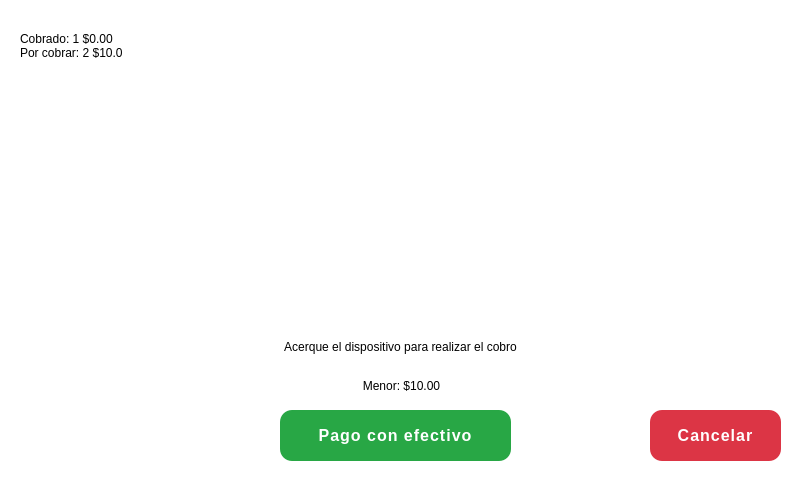
<?xml version="1.0" encoding="UTF-8"?>
<ui version="4.0">
 <class>MainWindow</class>
 <widget class="QMainWindow" name="MainWindow">
  <property name="geometry">
   <rect>
    <x>0</x>
    <y>0</y>
    <width>800</width>
    <height>480</height>
   </rect>
  </property>
  <property name="windowTitle">
   <string>MainWindow</string>
  </property>
  <widget class="QWidget" name="centralwidget">
   <widget class="QLabel" name="label">
    <property name="geometry">
     <rect>
      <x>0</x>
      <y>0</y>
      <width>801</width>
      <height>481</height>
     </rect>
    </property>
    <property name="styleSheet">
     <string notr="true">background-color: rgb(255, 255, 255);</string>
    </property>
    <property name="text">
     <string/>
    </property>
   </widget>
   <widget class="QLabel" name="label_icon">
    <property name="geometry">
     <rect>
      <x>250</x>
      <y>51</y>
      <width>261</width>
      <height>261</height>
     </rect>
    </property>
    <property name="text">
     <string/>
    </property>
    <property name="pixmap">
     <pixmap>../Imagenes/sin-contacto (2).png</pixmap>
    </property>
    <property name="scaledContents">
     <bool>true</bool>
    </property>
   </widget>
   <widget class="QLabel" name="label_3">
    <property name="geometry">
     <rect>
      <x>20</x>
      <y>321</y>
      <width>761</width>
      <height>51</height>
     </rect>
    </property>
    <property name="styleSheet">
     <string notr="true">font: 75 16pt &quot;Roboto&quot;;</string>
    </property>
    <property name="text">
     <string>Acerque el dispositivo para realizar el cobro</string>
    </property>
    <property name="alignment">
     <set>Qt::AlignCenter</set>
    </property>
   </widget>
   <widget class="QLabel" name="label_tipo">
    <property name="geometry">
     <rect>
      <x>16</x>
      <y>370</y>
      <width>771</width>
      <height>31</height>
     </rect>
    </property>
    <property name="styleSheet">
     <string notr="true">font: 75 16pt &quot;Roboto&quot;;</string>
    </property>
    <property name="text">
     <string>Menor: $10.00</string>
    </property>
    <property name="alignment">
     <set>Qt::AlignCenter</set>
    </property>
   </widget>
   <widget class="QLabel" name="label_info">
    <property name="geometry">
     <rect>
      <x>20</x>
      <y>10</y>
      <width>361</width>
      <height>71</height>
     </rect>
    </property>
    <property name="styleSheet">
     <string notr="true">font: 75 16pt &quot;Roboto&quot;;</string>
    </property>
    <property name="text">
     <string>Cobrado: 1 $0.00
Por cobrar: 2 $10.0</string>
    </property>
   </widget>
   <widget class="QPushButton" name="btn_pagar_con_efectivo">
    <property name="geometry">
     <rect>
      <x>280</x>
      <y>410</y>
      <width>231</width>
      <height>51</height>
     </rect>
    </property>
    <property name="styleSheet">
     <string notr="true">QPushButton {
        background-color: #28a745;  /* Verde tipo éxito */
        color: white;
        border: none;
        border-radius: 12px;
        padding: 12px 24px;
        font-size: 16px;
        font-weight: bold;
        letter-spacing: 1px;
    }
    QPushButton:hover {
        background-color: #218838;
    }
    QPushButton:pressed {
        background-color: #1e7e34;
    }
</string>
    </property>
    <property name="text">
     <string>Pago con efectivo</string>
    </property>
   </widget>
   <widget class="QPushButton" name="btn_cancelar">
    <property name="geometry">
     <rect>
      <x>650</x>
      <y>410</y>
      <width>131</width>
      <height>51</height>
     </rect>
    </property>
    <property name="styleSheet">
     <string notr="true">/* Aplica solo al botón con objectName &quot;btn_cancelar&quot; */
QPushButton#btn_cancelar {
    background-color: #dc3545;   /* Rojo tipo peligro */
    color: white;
    border: none;
    border-radius: 12px;
    padding: 12px 24px;
    font-size: 16px;
    font-weight: bold;
    letter-spacing: 1px;
}
QPushButton#btn_cancelar:hover {
    background-color: #c82333;
}
QPushButton#btn_cancelar:pressed {
    background-color: #bd2130;
}
</string>
    </property>
    <property name="text">
     <string>Cancelar</string>
    </property>
   </widget>
  </widget>
 </widget>
 <resources/>
 <connections/>
</ui>
